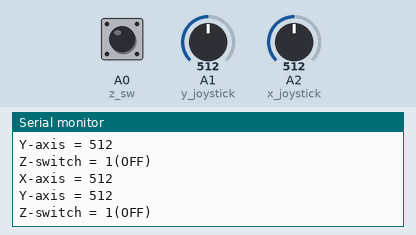
Recording of a sketch running on a simulated Arduino Uno, built with avr-gcc and run on an emulated ATmega328P. Shown: the last lines printed to the serial monitor. The test bench sets the inputs (shaded band); at power-on: A0 (z_sw) HIGH, A1 (y_joystick) = 512, A2 (x_joystick) = 512.

Above: at 2.8 s.
2.9 s: A0 (z_sw) pulled LOW for 2.35 s
At 4.4 s:
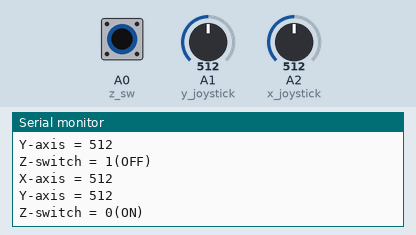
6.7 s: A1 (y_joystick) set to 716
At 8.8 s:
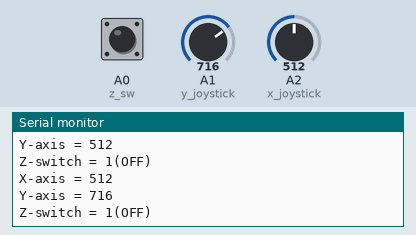
9.4 s: A2 (x_joystick) set to 716
At 10.3 s:
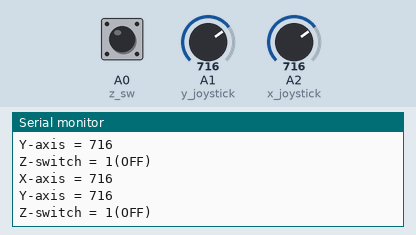
12.1 s: A1 (y_joystick) set to 900
At 14.6 s:
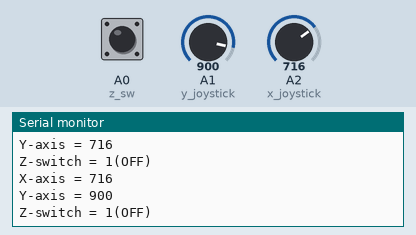
14.8 s: A2 (x_joystick) set to 900
At 17.4 s:
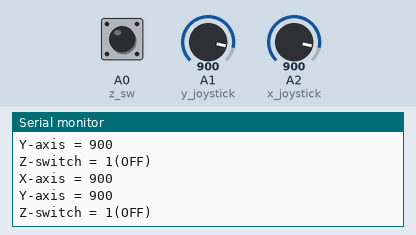
Timing chart, 0 to 18.5 s (numbered marks = the images above; inputs shaded):
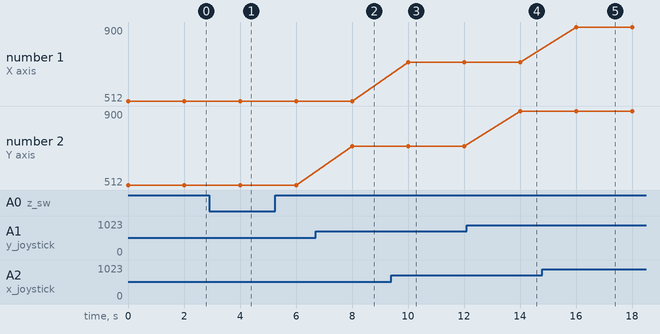

Measured:
- after the input at 2.9 s, the serial monitor: prints a new line after 1.1 s (image 1)
- after the input at 6.7 s, the serial monitor: prints a new line after 1.3 s (image 2)
- after the input at 9.4 s, the serial monitor: prints a new line after 0.61 s (image 3)
- after the input at 12.1 s, the serial monitor: prints a new line after 1.9 s (image 4)
- after the input at 14.8 s, the serial monitor: prints a new line after 1.2 s (image 5)
- plotted number 2: 512 → 716 after the input at 6.7 s, 716 → 900 after the input at 12.1 s

The sketch:

app.ino
```cpp
// 조이스틱 상태 시리얼 모니터 출력하기
const int x_joystick = A2; // X축 아날로그 연결핀
const int y_joystick = A1; // Y축 아날로그 연결핀
const int z_sw = A0;       // Z축 스위치 연결핀
void setup()
{
    Serial.begin(115200);
    pinMode(z_sw, INPUT_PULLUP); // Z축 스위치 연결핀 내부풀업 설정
}

void loop()
{
    int dx, dy;
    boolean sw;
    dx = analogRead(x_joystick); // X축 방향 전압값(좌우)
    dy = analogRead(y_joystick); // Y축 방향 전압값(상하)
    sw = digitalRead(z_sw);
    // X축 방향 조이스틱 전압값 출력
    Serial.print("X-axis = ");
    Serial.println(dx);
    // Y축 방향 조이스틱 전압값 출력
    Serial.print("Y-axis = ");
    Serial.println(dy);
    // Z축 스위치 상태 읽기
    // Z축 스위치 상태 출력
    Serial.print("Z-switch = ");
    if (sw == 0)
        Serial.println("0(ON)");
    else
        Serial.println("1(OFF)");
    delay(2000);
}
```
